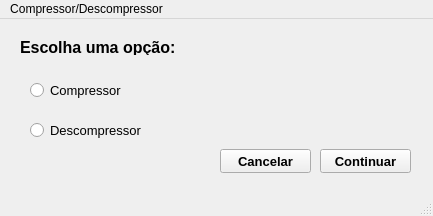
<?xml version="1.0" encoding="UTF-8"?>
<ui version="4.0">
 <class>MainWindow</class>
 <widget class="QMainWindow" name="MainWindow">
  <property name="geometry">
   <rect>
    <x>0</x>
    <y>0</y>
    <width>433</width>
    <height>216</height>
   </rect>
  </property>
  <property name="windowTitle">
   <string>MainWindow</string>
  </property>
  <widget class="QWidget" name="centralwidget">
   <widget class="QLabel" name="label">
    <property name="geometry">
     <rect>
      <x>20</x>
      <y>20</y>
      <width>211</width>
      <height>16</height>
     </rect>
    </property>
    <property name="font">
     <font>
      <pointsize>12</pointsize>
      <bold>true</bold>
     </font>
    </property>
    <property name="text">
     <string>Escolha uma opção:</string>
    </property>
   </widget>
   <widget class="QRadioButton" name="compressor">
    <property name="geometry">
     <rect>
      <x>30</x>
      <y>60</y>
      <width>111</width>
      <height>22</height>
     </rect>
    </property>
    <property name="font">
     <font>
      <pointsize>10</pointsize>
     </font>
    </property>
    <property name="text">
     <string>Compressor</string>
    </property>
   </widget>
   <widget class="QRadioButton" name="descompressor">
    <property name="geometry">
     <rect>
      <x>30</x>
      <y>100</y>
      <width>121</width>
      <height>22</height>
     </rect>
    </property>
    <property name="font">
     <font>
      <pointsize>10</pointsize>
     </font>
    </property>
    <property name="text">
     <string>Descompressor</string>
    </property>
   </widget>
   <widget class="QPushButton" name="continuar">
    <property name="geometry">
     <rect>
      <x>320</x>
      <y>130</y>
      <width>91</width>
      <height>24</height>
     </rect>
    </property>
    <property name="font">
     <font>
      <pointsize>10</pointsize>
      <bold>true</bold>
     </font>
    </property>
    <property name="text">
     <string>Continuar</string>
    </property>
   </widget>
   <widget class="QPushButton" name="cancelar">
    <property name="geometry">
     <rect>
      <x>220</x>
      <y>130</y>
      <width>91</width>
      <height>24</height>
     </rect>
    </property>
    <property name="font">
     <font>
      <pointsize>10</pointsize>
      <bold>true</bold>
     </font>
    </property>
    <property name="text">
     <string>Cancelar</string>
    </property>
   </widget>
  </widget>
  <widget class="QMenuBar" name="menubar">
   <property name="geometry">
    <rect>
     <x>0</x>
     <y>0</y>
     <width>433</width>
     <height>21</height>
    </rect>
   </property>
   <widget class="QMenu" name="menuCompressor_Descompressor">
    <property name="title">
     <string>Compressor/Descompressor</string>
    </property>
   </widget>
   <addaction name="menuCompressor_Descompressor"/>
  </widget>
  <widget class="QStatusBar" name="statusbar"/>
 </widget>
 <resources/>
 <connections/>
</ui>
